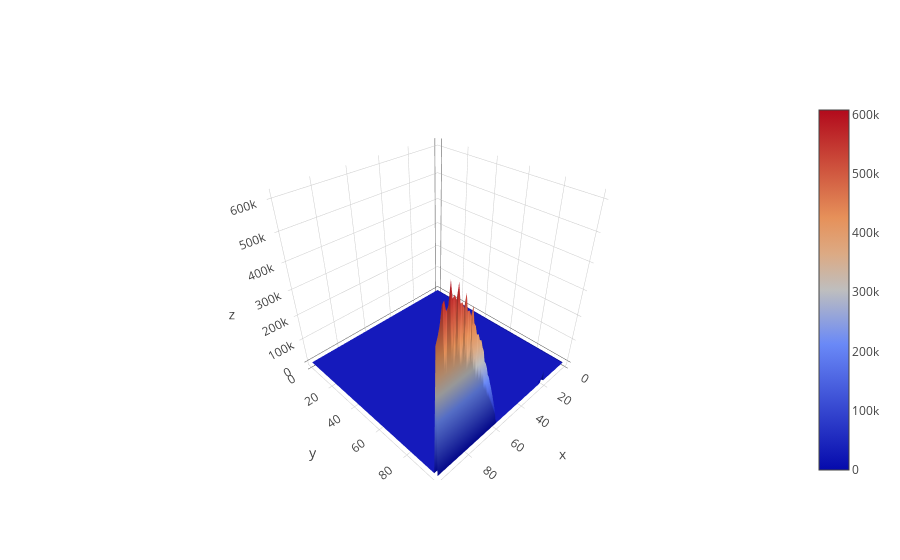

The notebook cell saved with this chart:
### Code cell
from mpl_toolkits.mplot3d.axes3d import Axes3D;
import matplotlib.cm as cm;
import math;
import plotly.plotly as py
import numpy as np
from plotly.graph_objs import *
import plotly
plotly.offline.init_notebook_mode()

d12=np.linspace(0, 0.001, 100)
sm2=np.linspace(0, 0.2, 100)
N1d1=np.loadtxt('N1cctoD1.txt', delimiter=',')
N1d2=np.loadtxt('N1cctoD2.txt', delimiter=',')

for i in range(N1d1.shape[0]):
    for j in range(N1d1.shape[1]):
        if math.isnan(N1d1[i][j]):
            N1d1[i][j]=N1d1[i][j+1]
        if N1d1[i][j]<0:
            N1d1[i][j]=1e-5

Z=np.divide(N1d2, N1d1)

data = [
    Surface(
        x=d12, y=sm2, z=Z
    )
]
layout = Layout(
    title='Mt Bruno Elevation',
    autosize=False,
    width=500,
    height=500,
    margin=dict(
        l=65,
        r=50,
        b=65,
        t=90
    )
)

#plotly.ylim((-250,250))
fig = Figure(data=data, layout=layout)
#plotly.offline.iplot(fig, filename='elevations-3d-surface')

plotly.offline.iplot([
    dict(z=Z, type='surface')],
    filename='multiple-surfaces')

### Figure 1 — Plotly figure (JSON) as saved in the notebook; plotly's stock layout.template omitted (floating-point values rounded to 4 significant figures; data arrays with more than 128 entries replaced by an {"elided": "..."} marker saying what was removed)
{"data": [{"type": "surface", "z": {"elided": "100x100 float values"}}], "layout": {}}
